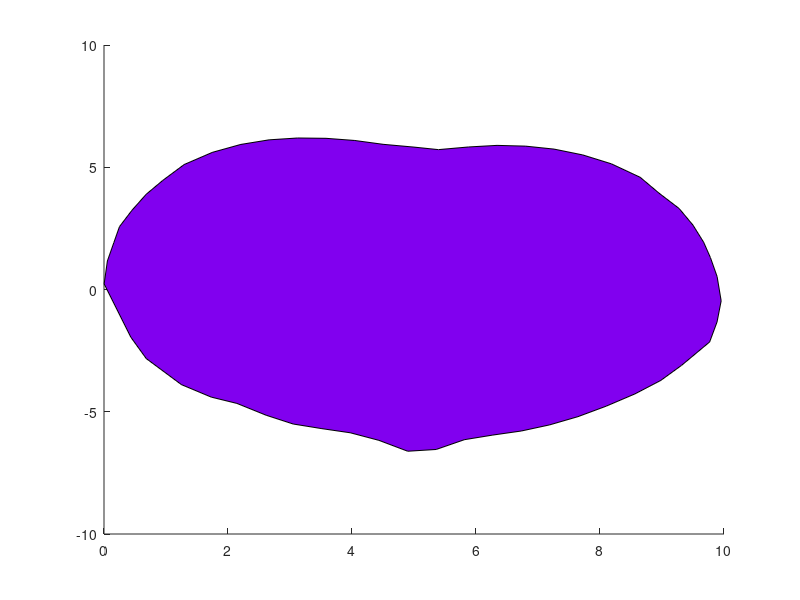

Write MATLAB code to recreate this figure. (Note: this script raises an error after producing the figure.)
%% script_1
%
%   This script produces the main body of the peach.
%

%read in data
data = csvread('data/peach.csv');
%plot data
p = patch(data(:,1), data(:,2), [0.506, 0.0, 0.937]);
p.LineWidth = 2;

%% SOLUTION: Breakout 1

%read in data
% data = csvread('data/peach.csv');
%plot data
% p = patch(data(:,1), data(:,2), [0.506, 0.0, 0.937]); % per reviewer comments
% p.LineWidth = 2;